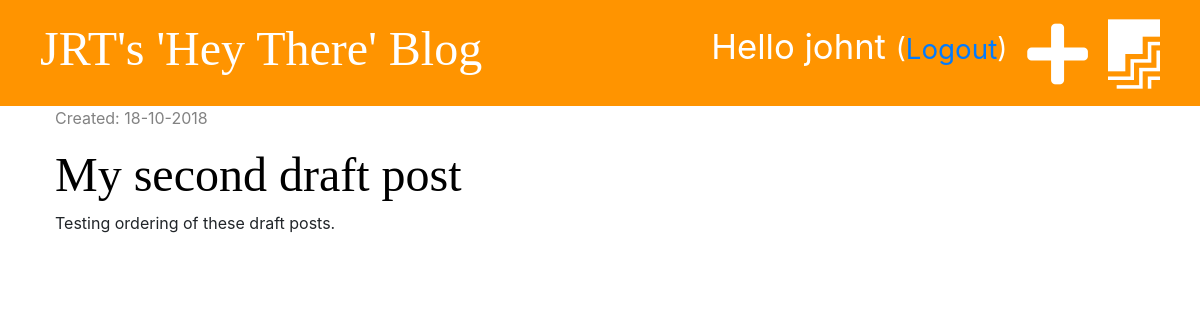
Page /drafts/ (signed in) on the committed database.
### blog/models.py (models this page shows, shortened)
class Post(models.Model):
    author = models.ForeignKey('auth.User', on_delete=models.CASCADE)
    title = models.CharField(max_length=200)
    text = models.TextField()
    created_date = models.DateTimeField(default=timezone.now)
    published_date = models.DateTimeField(blank=True, null=True)

### blog/views.py (the view)
# urls.py: path('drafts/', views.post_draft_list, name='post_draft_list'),
@login_required
def post_draft_list(request):
    posts = Post.objects.filter(published_date__isnull=True).order_by('-created_date')
    stuff_for_frontend = {'posts': posts}
    return render(request, 'blog/post_draft_list.html', stuff_for_frontend)

### blog/templates/blog/post_draft_list.html (shortened to what this page needs)
{% extends 'blog/base.html'%}
{% block content %}
    {% for post in posts %}
        <div class="post">
            <p class="date">Created: {{ post.created_date|date:'d-m-Y' }}</p>
            <h1><a href="{% url 'post_detail' pk=post.pk %}" >{{ post.title }}</a></h1>
            <p>{{ post.text|truncatechars:50 }}</p>
        </div>
    {% endfor %}
{% endblock %}

### blog/templates/blog/base.html (shortened to what this page needs)
{% load staticfiles %}
<html>
<head>
    <link rel="stylesheet" href="https://stackpath.bootstrapcdn.com/bootstrap/4.1.3/css/bootstrap.min.css">
    <link rel="stylesheet" href="{% static 'css/blog.css' %}">
    <link rel="stylesheet" href="https://use.fontawesome.com/releases/v5.4.1/css/all.css">
    <link rel="stylesheet" href="{% static 'css/zenburn.css' %}">
</head>
<body>
<div class="page-header">
    {% if user.is_authenticated %}
        <a href="{% url 'post_draft_list' %}" class="top-menu"><i class="fab fa-firstdraft fa-2x" style="color: white"></i></a>
        <a href="{% url 'post_new' %}" class="top-menu"><i class="fas fa-plus fa-2x" style="color: white"></i></a>
        <p class="top-menu">Hello {{ user.username }} <small>(<a href="{% url 'logout' %}">Logout</a>)</small></p>
    {% else %}
        <a href="{% url 'login' %}" class="top-menu"><i class="fas fa-sign-in-alt fa-2x" style="color: white"></i></a>
    {% endif %}
    <h1><a href="/">JRT's 'Hey There' Blog</a></h1>
</div>
<div class="content container">
    <div class="row">
        <div class="col-md-8">
            {% block content %}
            {% endblock %}
         </div>
    </div>
</div>
</body>
</html>

### blog/static/css/blog.css (style rules this page uses)
.page-header { background-color: #ff9400; margin-top: 0; padding: 20px 20px 20px 40px; }
.page-header h1, .page-header h1 a { color: #ffffff; font-size: 36pt; text-decoration: none; }
.content { margin-left: 40px; }
h1, h2, h3, h4 { font-family: 'Tangerine', 'Inconsolata', 'Droid Sans', serif; font-size: 48px; }
.date { color: #828282; }
.post { margin-bottom: 70px; }
.post h1 a { color: #000000; }
.top-menu, top-menu:hover { color: #ffffff; float: right; font-size: 26pt; margin-right: 20px; }

### rows in the picture
Post: created_date "18-10-2018", title "My second draft post", text "Testing ordering of these draft posts."

### other values in the picture
{{ user.username }} "johnt"
